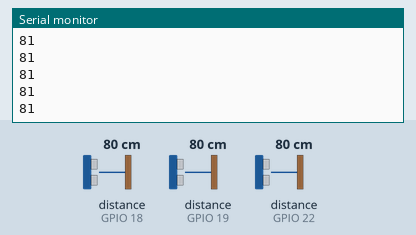
This sketch was run on a simulated ESP32. On the bench: the last lines printed to the serial monitor. Wiring (inferred from the names in the program): 3 × ultrasonic range finder: trigger GPIO 5, echo GPIO 18 / trigger GPIO 21, echo GPIO 19 / trigger GPIO 23, echo GPIO 22. The inputs (shaded band) are chosen by the test bench; at power-on: distance to the obstacle (sensors on GPIO 18, GPIO 19, GPIO 22) 80 cm. The echo pulse lasts 58.3 µs per cm; WiFi joins after 1.5 s; servers stay silent unless stated; web services answer with replies made up by the test bench.

Above: at 2.7 s.
2.8 s: distance to the obstacle (sensor on GPIO 18) set to 2 cm
At 3.01 s:
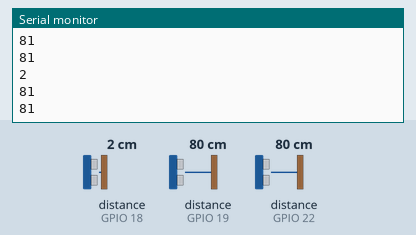
4.3 s: distance to the obstacle (sensor on GPIO 19) set to 4 cm
At 4.34 s:
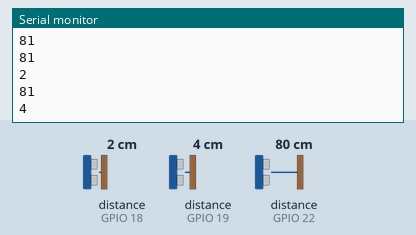
5.8 s: distance to the obstacle (sensor on GPIO 22) set to 9 cm
At 5.83 s:
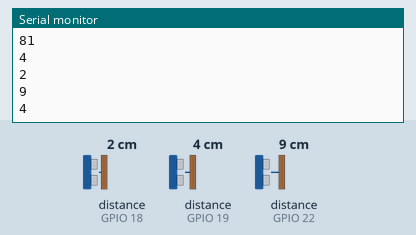
7.3 s: distance to the obstacle (sensor on GPIO 18) set to 18 cm
At 10.2 s:
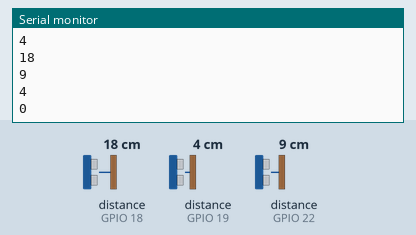
10.3 s: distance to the obstacle (sensor on GPIO 19) set to 35 cm
At 10.4 s:
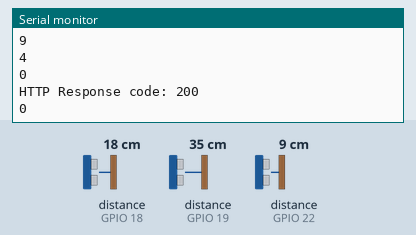
11.8 s: distance to the obstacle (sensor on GPIO 22) set to 60 cm
At 11.81 s:
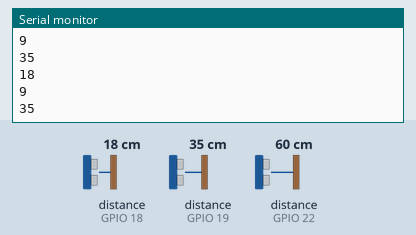
Timing chart, 0 to 14.3 s (numbered marks = the images above; inputs shaded):
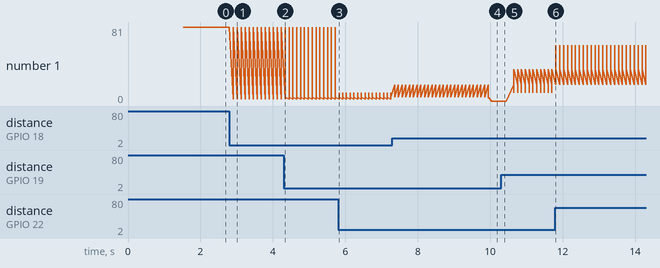

The sketch:

esp32_ultrasonic.ino
```cpp
#include <WiFi.h>

#include <HTTPClient.h>

int x1=0,x2=0,x3=0;

// Set our wifi name and password

const char* ssid = "YourWifiName";

const char* password = "YourWifiPassword";

int trigPin1 = 5;
int echoPin1 = 18;

int trigPin2 = 23;
int echoPin2 = 22;

int trigPin3 = 21;
int echoPin3 = 19;

int duration1,duration2,duration3;
int distance1,distance2,distance3;

// Enter the Write API key from Thingspeak.com for 3 different channels
String serverName1 = "http://api.thingspeak.com/update?api_key=YOUR_Write_API_KEY&field1=0";   // Channel 1

String serverName2   = "http://api.thingspeak.com/update?api_key=YOUR_Write_API_KEY&field1=0"; // Channel 2

String serverName3 = "http://api.thingspeak.com/update?api_key=YOUR_Write_API_KEY&field1=0";   // Channel 3


unsigned long lastTime = 0;

unsigned long timerDelay = 10000;


void setup() {

  Serial.begin(115200);
  pinMode(trigPin1, OUTPUT);
  pinMode(echoPin1, INPUT);

  pinMode(trigPin2, OUTPUT);
  pinMode(echoPin2, INPUT);

  pinMode(trigPin3, OUTPUT);
  pinMode(echoPin3, INPUT);

  //Serial.begin(9600); // Opens up the serial port with a baudrate of 9600 bits per second

  WiFi.begin(ssid, password); // Attempt to connect to wifi with our password

  Serial.println("Connecting"); // Print our status to the serial monitor

  // Wait for wifi to connect

  while(WiFi.status() != WL_CONNECTED) {

    delay(500);

    Serial.print(".");

  }

  Serial.println("");

  Serial.print("Connected to WiFi network with IP Address: ");

  Serial.println(WiFi.localIP());

}

void loop() {


  digitalWrite(trigPin1, LOW);
  delayMicroseconds(2);
  digitalWrite(trigPin1, HIGH);
  delayMicroseconds(10);
  digitalWrite(trigPin1, LOW);
  duration1 = pulseIn(echoPin1, HIGH);
  distance1= duration1*0.0351/2;

  digitalWrite(trigPin2, LOW);
  delayMicroseconds(2);
  digitalWrite(trigPin2, HIGH);
  delayMicroseconds(10);
  digitalWrite(trigPin2, LOW);
  duration2 = pulseIn(echoPin2, HIGH);
  distance2= duration2*0.0351/2;

  digitalWrite(trigPin3, LOW);
  delayMicroseconds(2);
  digitalWrite(trigPin3, HIGH);
  delayMicroseconds(10);
  digitalWrite(trigPin3, LOW);
  duration3 = pulseIn(echoPin3, HIGH);
  distance3= duration3*0.0351/2;


  Serial.println(distance1);
  Serial.println(distance2);
  Serial.println(distance3);
  delay(100);

  if ((millis() - lastTime) > timerDelay) { // Check if its been a 10 sec (1/6)minute

    if(WiFi.status()== WL_CONNECTED){ // Check to make sure wifi is still connected

      //x1= distance1;
      if(distance1<30){
        x1=0;
      }
      else{
        x1=1;
      }


      //x2= distance2;
      if(distance2<30){
        x2=0;
      }
      else{
        x2=1;
      }
      //x3= distance3;
      if(distance3<30){
        x3=0;
      }
      else{
        x3=1;
      }

      sendData1(x1); // Call the sendData function defined below
      sendData2(x2);
      sendData3(x3);

    }

    else {

      Serial.println("WiFi Disconnected");

    }

    lastTime = millis();

  }

}

void sendData1(int dta)
{

  HTTPClient http; // Initialize our HTTP client

  Serial.println(dta);


  String url = serverName1 + "&field1=" + dta; // Define our entire url


  http.begin(url.c_str()); // Initialize our HTTP request


  int httpResponseCode = http.GET(); // Send HTTP request


  if (httpResponseCode > 0){ // Check for good HTTP status code

    Serial.print("HTTP Response code: ");

    Serial.println(httpResponseCode);

  }else{

    Serial.print("Error code: ");

    Serial.println(httpResponseCode);

  }

  http.end();

}

void sendData2(int dta)
{

  HTTPClient http; // Initialize our HTTP client

  Serial.println(dta);


  String url = serverName2 + "&field1=" + dta; // Define our entire url


  http.begin(url.c_str()); // Initialize our HTTP request


  int httpResponseCode = http.GET(); // Send HTTP request


  if (httpResponseCode > 0){ // Check for good HTTP status code

    Serial.print("HTTP Response code: ");

    Serial.println(httpResponseCode);

  }else{

    Serial.print("Error code: ");

    Serial.println(httpResponseCode);

  }

  http.end();

}

void sendData3(int dta)
{

  HTTPClient http; // Initialize our HTTP client

  Serial.println(dta);


  String url = serverName3 + "&field1=" + dta; // Define our entire url


  http.begin(url.c_str()); // Initialize our HTTP request


  int httpResponseCode = http.GET(); // Send HTTP request


  if (httpResponseCode > 0){ // Check for good HTTP status code

    Serial.print("HTTP Response code: ");

    Serial.println(httpResponseCode);

  }else{

    Serial.print("Error code: ");

    Serial.println(httpResponseCode);

  }

  http.end();

}
```

Measured:
- after the input at 2.8 s, the serial monitor: prints a new line after 0.10 s (image 1)
- after the input at 4.3 s, the serial monitor: prints a new line at once (image 2)
- after the input at 5.8 s, the serial monitor: prints a new line at once (image 3)
- after the input at 7.3 s, the serial monitor: prints a new line after 0.06 s (image 4)
- plotted number 1: 81 → 4 after the input at 4.3 s, 0 → 35 after the input at 10.3 s
